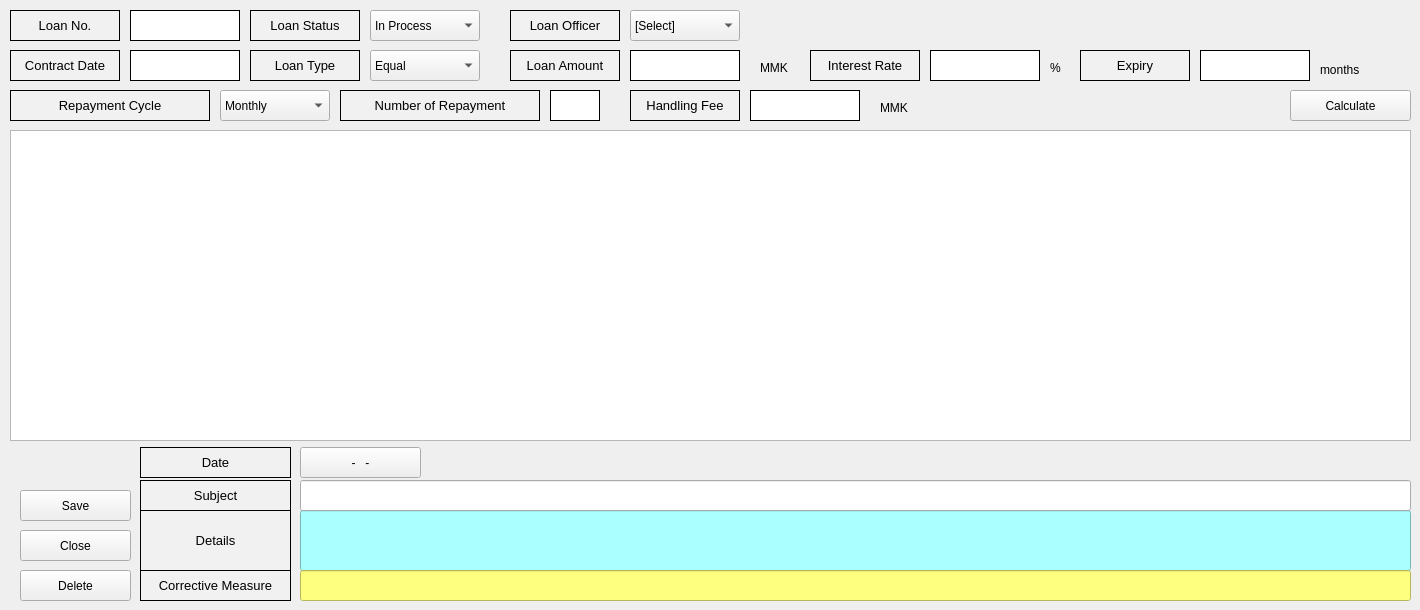
    <widget class="QWidget" name="tab_5">
     <attribute name="title">
      <string>Counseling Info</string>
     </attribute>
     <widget class="QTableWidget" name="tableWidget_6">
      <property name="geometry">
       <rect>
        <x>10</x>
        <y>130</y>
        <width>1401</width>
        <height>311</height>
       </rect>
      </property>
      <property name="minimumSize">
       <size>
        <width>1251</width>
        <height>0</height>
       </size>
      </property>
      <attribute name="horizontalHeaderVisible">
       <bool>false</bool>
      </attribute>
      <attribute name="horizontalHeaderCascadingSectionResizes">
       <bool>false</bool>
      </attribute>
      <attribute name="horizontalHeaderDefaultSectionSize">
       <number>150</number>
      </attribute>
      <column>
       <property name="text">
        <string/>
       </property>
      </column>
      <column>
       <property name="text">
        <string>상담일자</string>
       </property>
      </column>
      <column>
       <property name="text">
        <string>수신/발신</string>
       </property>
      </column>
      <column>
       <property name="text">
        <string>구분명</string>
       </property>
      </column>
      <column>
       <property name="text">
        <string>상담내용</string>
       </property>
      </column>
      <column>
       <property name="text">
        <string>조치사항</string>
       </property>
      </column>
      <column>
       <property name="text">
        <string>세부내용</string>
       </property>
      </column>
      <column>
       <property name="text">
        <string>등록자ID</string>
       </property>
      </column>
      <column>
       <property name="text">
        <string>등록일시</string>
       </property>
      </column>
     </widget>
     <widget class="QLabel" name="label_98">
      <property name="geometry">
       <rect>
        <x>140</x>
        <y>570</y>
        <width>151</width>
        <height>31</height>
       </rect>
      </property>
      <property name="font">
       <font>
        <pointsize>10</pointsize>
       </font>
      </property>
      <property name="styleSheet">
       <string notr="true">background-color:rgb(241, 241, 241)</string>
      </property>
      <property name="frameShape">
       <enum>QFrame::Box</enum>
      </property>
      <property name="text">
       <string>Corrective Measure</string>
      </property>
      <property name="alignment">
       <set>Qt::AlignCenter</set>
      </property>
     </widget>
     <widget class="QLineEdit" name="lineEdit_2">
      <property name="geometry">
       <rect>
        <x>300</x>
        <y>510</y>
        <width>1111</width>
        <height>61</height>
       </rect>
      </property>
      <property name="styleSheet">
       <string notr="true">background-color:rgb(170, 255, 255)</string>
      </property>
     </widget>
     <widget class="QLabel" name="label_104">
      <property name="geometry">
       <rect>
        <x>140</x>
        <y>447</y>
        <width>151</width>
        <height>31</height>
       </rect>
      </property>
      <property name="font">
       <font>
        <pointsize>10</pointsize>
       </font>
      </property>
      <property name="styleSheet">
       <string notr="true">background-color:rgb(241, 241, 241)</string>
      </property>
      <property name="frameShape">
       <enum>QFrame::Box</enum>
      </property>
      <property name="text">
       <string>Date</string>
      </property>
      <property name="alignment">
       <set>Qt::AlignCenter</set>
      </property>
     </widget>
     <widget class="QLineEdit" name="lineEdit">
      <property name="geometry">
       <rect>
        <x>300</x>
        <y>480</y>
        <width>1111</width>
        <height>31</height>
       </rect>
      </property>
     </widget>
     <widget class="QPushButton" name="pushButton_20">
      <property name="geometry">
       <rect>
        <x>20</x>
        <y>490</y>
        <width>111</width>
        <height>31</height>
       </rect>
      </property>
      <property name="text">
       <string>Save</string>
      </property>
     </widget>
     <widget class="QLabel" name="label_108">
      <property name="geometry">
       <rect>
        <x>140</x>
        <y>510</y>
        <width>151</width>
        <height>61</height>
       </rect>
      </property>
      <property name="font">
       <font>
        <pointsize>10</pointsize>
       </font>
      </property>
      <property name="styleSheet">
       <string notr="true">background-color:rgb(241, 241, 241)</string>
      </property>
      <property name="frameShape">
       <enum>QFrame::Box</enum>
      </property>
      <property name="text">
       <string>Details</string>
      </property>
      <property name="alignment">
       <set>Qt::AlignCenter</set>
      </property>
     </widget>
     <widget class="QPushButton" name="pushButton_3">
      <property name="geometry">
       <rect>
        <x>20</x>
        <y>570</y>
        <width>111</width>
        <height>31</height>
       </rect>
      </property>
      <property name="text">
       <string>Delete</string>
      </property>
     </widget>
     <widget class="QLabel" name="label_114">
      <property name="geometry">
       <rect>
        <x>140</x>
        <y>480</y>
        <width>151</width>
        <height>31</height>
       </rect>
      </property>
      <property name="font">
       <font>
        <pointsize>10</pointsize>
       </font>
      </property>
      <property name="styleSheet">
       <string notr="true">background-color:rgb(241, 241, 241)</string>
      </property>
      <property name="frameShape">
       <enum>QFrame::Box</enum>
      </property>
      <property name="text">
       <string>Subject</string>
      </property>
      <property name="alignment">
       <set>Qt::AlignCenter</set>
      </property>
     </widget>
     <widget class="QPushButton" name="pushButton_21">
      <property name="geometry">
       <rect>
        <x>20</x>
        <y>530</y>
        <width>111</width>
        <height>31</height>
       </rect>
      </property>
      <property name="text">
       <string>Close</string>
      </property>
     </widget>
     <widget class="QPushButton" name="pushButton_22">
      <property name="geometry">
       <rect>
        <x>300</x>
        <y>447</y>
        <width>121</width>
        <height>31</height>
       </rect>
      </property>
      <property name="text">
       <string>-   -</string>
      </property>
     </widget>
     <widget class="QLineEdit" name="lineEdit_3">
      <property name="geometry">
       <rect>
        <x>300</x>
        <y>570</y>
        <width>1111</width>
        <height>31</height>
       </rect>
      </property>
      <property name="styleSheet">
       <string notr="true">background-color:rgb(255, 255, 127)</string>
      </property>
     </widget>
     <widget class="QLabel" name="label_94">
      <property name="geometry">
       <rect>
        <x>630</x>
        <y>90</y>
        <width>110</width>
        <height>31</height>
       </rect>
      </property>
      <property name="minimumSize">
       <size>
        <width>110</width>
        <height>0</height>
       </size>
      </property>
      <property name="maximumSize">
       <size>
        <width>110</width>
        <height>16777215</height>
       </size>
      </property>
      <property name="font">
       <font>
        <pointsize>10</pointsize>
       </font>
      </property>
      <property name="styleSheet">
       <string notr="true">background-color:rgb(241, 241, 241)</string>
      </property>
      <property name="frameShape">
       <enum>QFrame::Box</enum>
      </property>
      <property name="text">
       <string>Handling Fee</string>
      </property>
      <property name="alignment">
       <set>Qt::AlignCenter</set>
      </property>
     </widget>
     <widget class="QPushButton" name="pushButton_24">
      <property name="geometry">
       <rect>
        <x>1290</x>
        <y>90</y>
        <width>121</width>
        <height>31</height>
       </rect>
      </property>
      <property name="text">
       <string>Calculate</string>
      </property>
     </widget>
     <widget class="QLabel" name="label_95">
      <property name="geometry">
       <rect>
        <x>130</x>
        <y>10</y>
        <width>110</width>
        <height>31</height>
       </rect>
      </property>
      <property name="minimumSize">
       <size>
        <width>110</width>
        <height>0</height>
       </size>
      </property>
      <property name="maximumSize">
       <size>
        <width>110</width>
        <height>16777215</height>
       </size>
      </property>
      <property name="styleSheet">
       <string notr="true">background-color:rgb(255, 255, 255)
</string>
      </property>
      <property name="frameShape">
       <enum>QFrame::Box</enum>
      </property>
      <property name="text">
       <string/>
      </property>
     </widget>
     <widget class="QLabel" name="label_96">
      <property name="geometry">
       <rect>
        <x>10</x>
        <y>10</y>
        <width>110</width>
        <height>31</height>
       </rect>
      </property>
      <property name="minimumSize">
       <size>
        <width>110</width>
        <height>0</height>
       </size>
      </property>
      <property name="maximumSize">
       <size>
        <width>110</width>
        <height>16777215</height>
       </size>
      </property>
      <property name="font">
       <font>
        <pointsize>10</pointsize>
       </font>
      </property>
      <property name="styleSheet">
       <string notr="true">background-color:rgb(241, 241, 241)</string>
      </property>
      <property name="frameShape">
       <enum>QFrame::Box</enum>
      </property>
      <property name="text">
       <string>Loan No.</string>
      </property>
      <property name="alignment">
       <set>Qt::AlignCenter</set>
      </property>
     </widget>
     <widget class="QLabel" name="label_97">
      <property name="geometry">
       <rect>
        <x>630</x>
        <y>50</y>
        <width>110</width>
        <height>31</height>
       </rect>
      </property>
      <property name="minimumSize">
       <size>
        <width>110</width>
        <height>0</height>
       </size>
      </property>
      <property name="maximumSize">
       <size>
        <width>110</width>
        <height>16777215</height>
       </size>
      </property>
      <property name="styleSheet">
       <string notr="true">background-color:rgb(255, 255, 255)
</string>
      </property>
      <property name="frameShape">
       <enum>QFrame::Box</enum>
      </property>
      <property name="text">
       <string/>
      </property>
     </widget>
     <widget class="QLabel" name="label_99">
      <property name="geometry">
       <rect>
        <x>510</x>
        <y>10</y>
        <width>110</width>
        <height>31</height>
       </rect>
      </property>
      <property name="minimumSize">
       <size>
        <width>110</width>
        <height>0</height>
       </size>
      </property>
      <property name="maximumSize">
       <size>
        <width>110</width>
        <height>16777215</height>
       </size>
      </property>
      <property name="font">
       <font>
        <pointsize>10</pointsize>
       </font>
      </property>
      <property name="styleSheet">
       <string notr="true">background-color:rgb(241, 241, 241)</string>
      </property>
      <property name="frameShape">
       <enum>QFrame::Box</enum>
      </property>
      <property name="text">
       <string>Loan Officer</string>
      </property>
      <property name="alignment">
       <set>Qt::AlignCenter</set>
      </property>
     </widget>
     <widget class="QComboBox" name="comboBox_14">
      <property name="geometry">
       <rect>
        <x>630</x>
        <y>10</y>
        <width>110</width>
        <height>31</height>
       </rect>
      </property>
      <property name="minimumSize">
       <size>
        <width>110</width>
        <height>0</height>
       </size>
      </property>
      <property name="maximumSize">
       <size>
        <width>110</width>
        <height>16777215</height>
       </size>
      </property>
      <property name="layoutDirection">
       <enum>Qt::LeftToRight</enum>
      </property>
      <item>
       <property name="text">
        <string>[Select]</string>
       </property>
      </item>
     </widget>
     <widget class="QLabel" name="label_100">
      <property name="geometry">
       <rect>
        <x>810</x>
        <y>50</y>
        <width>110</width>
        <height>31</height>
       </rect>
      </property>
      <property name="minimumSize">
       <size>
        <width>110</width>
        <height>0</height>
       </size>
      </property>
      <property name="maximumSize">
       <size>
        <width>110</width>
        <height>16777215</height>
       </size>
      </property>
      <property name="font">
       <font>
        <pointsize>10</pointsize>
       </font>
      </property>
      <property name="styleSheet">
       <string notr="true">background-color:rgb(241, 241, 241)</string>
      </property>
      <property name="frameShape">
       <enum>QFrame::Box</enum>
      </property>
      <property name="text">
       <string>Interest Rate</string>
      </property>
      <property name="alignment">
       <set>Qt::AlignCenter</set>
      </property>
     </widget>
     <widget class="QLabel" name="label_101">
      <property name="geometry">
       <rect>
        <x>10</x>
        <y>90</y>
        <width>200</width>
        <height>31</height>
       </rect>
      </property>
      <property name="minimumSize">
       <size>
        <width>200</width>
        <height>0</height>
       </size>
      </property>
      <property name="maximumSize">
       <size>
        <width>200</width>
        <height>16777215</height>
       </size>
      </property>
      <property name="font">
       <font>
        <pointsize>10</pointsize>
       </font>
      </property>
      <property name="styleSheet">
       <string notr="true">background-color:rgb(241, 241, 241)</string>
      </property>
      <property name="frameShape">
       <enum>QFrame::Box</enum>
      </property>
      <property name="text">
       <string>Repayment Cycle</string>
      </property>
      <property name="alignment">
       <set>Qt::AlignCenter</set>
      </property>
     </widget>
     <widget class="QLabel" name="label_102">
      <property name="geometry">
       <rect>
        <x>760</x>
        <y>60</y>
        <width>41</width>
        <height>16</height>
       </rect>
      </property>
      <property name="text">
       <string>MMK</string>
      </property>
     </widget>
     <widget class="QComboBox" name="comboBox_15">
      <property name="geometry">
       <rect>
        <x>370</x>
        <y>10</y>
        <width>110</width>
        <height>31</height>
       </rect>
      </property>
      <property name="minimumSize">
       <size>
        <width>110</width>
        <height>0</height>
       </size>
      </property>
      <property name="maximumSize">
       <size>
        <width>110</width>
        <height>16777215</height>
       </size>
      </property>
      <property name="layoutDirection">
       <enum>Qt::LeftToRight</enum>
      </property>
      <item>
       <property name="text">
        <string>In Process</string>
       </property>
      </item>
      <item>
       <property name="text">
        <string>연체</string>
       </property>
      </item>
     </widget>
     <widget class="QLabel" name="label_103">
      <property name="geometry">
       <rect>
        <x>930</x>
        <y>50</y>
        <width>110</width>
        <height>31</height>
       </rect>
      </property>
      <property name="minimumSize">
       <size>
        <width>110</width>
        <height>0</height>
       </size>
      </property>
      <property name="maximumSize">
       <size>
        <width>110</width>
        <height>16777215</height>
       </size>
      </property>
      <property name="styleSheet">
       <string notr="true">background-color:rgb(255, 255, 255)
</string>
      </property>
      <property name="frameShape">
       <enum>QFrame::Box</enum>
      </property>
      <property name="text">
       <string/>
      </property>
     </widget>
     <widget class="QLabel" name="label_105">
      <property name="geometry">
       <rect>
        <x>510</x>
        <y>50</y>
        <width>110</width>
        <height>31</height>
       </rect>
      </property>
      <property name="minimumSize">
       <size>
        <width>110</width>
        <height>0</height>
       </size>
      </property>
      <property name="maximumSize">
       <size>
        <width>110</width>
        <height>16777215</height>
       </size>
      </property>
      <property name="font">
       <font>
        <pointsize>10</pointsize>
       </font>
      </property>
      <property name="styleSheet">
       <string notr="true">background-color:rgb(241, 241, 241)</string>
      </property>
      <property name="frameShape">
       <enum>QFrame::Box</enum>
      </property>
      <property name="text">
       <string>Loan Amount</string>
      </property>
      <property name="alignment">
       <set>Qt::AlignCenter</set>
      </property>
     </widget>
     <widget class="QLabel" name="label_106">
      <property name="geometry">
       <rect>
        <x>1080</x>
        <y>50</y>
        <width>110</width>
        <height>31</height>
       </rect>
      </property>
      <property name="minimumSize">
       <size>
        <width>110</width>
        <height>0</height>
       </size>
      </property>
      <property name="maximumSize">
       <size>
        <width>110</width>
        <height>16777215</height>
       </size>
      </property>
      <property name="font">
       <font>
        <pointsize>10</pointsize>
       </font>
      </property>
      <property name="styleSheet">
       <string notr="true">background-color:rgb(241, 241, 241)</string>
      </property>
      <property name="frameShape">
       <enum>QFrame::Box</enum>
      </property>
      <property name="text">
       <string>Expiry</string>
      </property>
      <property name="alignment">
       <set>Qt::AlignCenter</set>
      </property>
     </widget>
     <widget class="QLabel" name="label_107">
      <property name="geometry">
       <rect>
        <x>880</x>
        <y>100</y>
        <width>41</width>
        <height>16</height>
       </rect>
      </property>
      <property name="text">
       <string>MMK</string>
      </property>
     </widget>
     <widget class="QLabel" name="label_109">
      <property name="geometry">
       <rect>
        <x>10</x>
        <y>50</y>
        <width>110</width>
        <height>31</height>
       </rect>
      </property>
      <property name="minimumSize">
       <size>
        <width>110</width>
        <height>0</height>
       </size>
      </property>
      <property name="maximumSize">
       <size>
        <width>110</width>
        <height>16777215</height>
       </size>
      </property>
      <property name="font">
       <font>
        <pointsize>10</pointsize>
       </font>
      </property>
      <property name="styleSheet">
       <string notr="true">background-color:rgb(241, 241, 241)</string>
      </property>
      <property name="frameShape">
       <enum>QFrame::Box</enum>
      </property>
      <property name="text">
       <string>Contract Date</string>
      </property>
      <property name="alignment">
       <set>Qt::AlignCenter</set>
      </property>
     </widget>
     <widget class="QLabel" name="label_110">
      <property name="geometry">
       <rect>
        <x>750</x>
        <y>90</y>
        <width>110</width>
        <height>31</height>
       </rect>
      </property>
      <property name="minimumSize">
       <size>
        <width>110</width>
        <height>0</height>
       </size>
      </property>
      <property name="maximumSize">
       <size>
        <width>110</width>
        <height>16777215</height>
       </size>
      </property>
      <property name="styleSheet">
       <string notr="true">background-color:rgb(255, 255, 255)
</string>
      </property>
      <property name="frameShape">
       <enum>QFrame::Box</enum>
      </property>
      <property name="text">
       <string/>
      </property>
     </widget>
     <widget class="QComboBox" name="comboBox_16">
      <property name="geometry">
       <rect>
        <x>220</x>
        <y>90</y>
        <width>110</width>
        <height>31</height>
       </rect>
      </property>
      <property name="minimumSize">
       <size>
        <width>110</width>
        <height>0</height>
       </size>
      </property>
      <property name="maximumSize">
       <size>
        <width>110</width>
        <height>16777215</height>
       </size>
      </property>
      <property name="layoutDirection">
       <enum>Qt::LeftToRight</enum>
      </property>
      <item>
       <property name="text">
        <string>Monthly</string>
       </property>
      </item>
      <item>
       <property name="text">
        <string>4 Week</string>
       </property>
      </item>
      <item>
       <property name="text">
        <string>2 Week</string>
       </property>
      </item>
      <item>
       <property name="text">
        <string>Weekly</string>
       </property>
      </item>
     </widget>
     <widget class="QLabel" name="label_111">
      <property name="geometry">
       <rect>
        <x>250</x>
        <y>10</y>
        <width>110</width>
        <height>31</height>
       </rect>
      </property>
      <property name="minimumSize">
       <size>
        <width>110</width>
        <height>0</height>
       </size>
      </property>
      <property name="maximumSize">
       <size>
        <width>110</width>
        <height>16777215</height>
       </size>
      </property>
      <property name="font">
       <font>
        <pointsize>10</pointsize>
       </font>
      </property>
      <property name="styleSheet">
       <string notr="true">background-color:rgb(241, 241, 241)</string>
      </property>
      <property name="frameShape">
       <enum>QFrame::Box</enum>
      </property>
      <property name="text">
       <string>Loan Status</string>
      </property>
      <property name="alignment">
       <set>Qt::AlignCenter</set>
      </property>
     </widget>
     <widget class="QComboBox" name="comboBox_17">
      <property name="geometry">
       <rect>
        <x>370</x>
        <y>50</y>
        <width>110</width>
        <height>31</height>
       </rect>
      </property>
      <property name="minimumSize">
       <size>
        <width>110</width>
        <height>0</height>
       </size>
      </property>
      <property name="maximumSize">
       <size>
        <width>110</width>
        <height>16777215</height>
       </size>
      </property>
      <property name="layoutDirection">
       <enum>Qt::LeftToRight</enum>
      </property>
      <item>
       <property name="text">
        <string>Equal</string>
       </property>
      </item>
      <item>
       <property name="text">
        <string>Equal Principal</string>
       </property>
      </item>
      <item>
       <property name="text">
        <string>Bullet</string>
       </property>
      </item>
     </widget>
     <widget class="QLabel" name="label_112">
      <property name="geometry">
       <rect>
        <x>1200</x>
        <y>50</y>
        <width>110</width>
        <height>31</height>
       </rect>
      </property>
      <property name="minimumSize">
       <size>
        <width>110</width>
        <height>0</height>
       </size>
      </property>
      <property name="maximumSize">
       <size>
        <width>110</width>
        <height>16777215</height>
       </size>
      </property>
      <property name="styleSheet">
       <string notr="true">background-color:rgb(255, 255, 255)
</string>
      </property>
      <property name="frameShape">
       <enum>QFrame::Box</enum>
      </property>
      <property name="text">
       <string/>
      </property>
     </widget>
     <widget class="QLabel" name="label_113">
      <property name="geometry">
       <rect>
        <x>550</x>
        <y>90</y>
        <width>50</width>
        <height>31</height>
       </rect>
      </property>
      <property name="minimumSize">
       <size>
        <width>50</width>
        <height>0</height>
       </size>
      </property>
      <property name="maximumSize">
       <size>
        <width>50</width>
        <height>16777215</height>
       </size>
      </property>
      <property name="styleSheet">
       <string notr="true">background-color:rgb(255, 255, 255)
</string>
      </property>
      <property name="frameShape">
       <enum>QFrame::Box</enum>
      </property>
      <property name="text">
       <string/>
      </property>
     </widget>
     <widget class="QLabel" name="label_115">
      <property name="geometry">
       <rect>
        <x>1320</x>
        <y>60</y>
        <width>41</width>
        <height>20</height>
       </rect>
      </property>
      <property name="text">
       <string>months</string>
      </property>
     </widget>
     <widget class="QLabel" name="label_116">
      <property name="geometry">
       <rect>
        <x>130</x>
        <y>50</y>
        <width>110</width>
        <height>31</height>
       </rect>
      </property>
      <property name="minimumSize">
       <size>
        <width>110</width>
        <height>0</height>
       </size>
      </property>
      <property name="maximumSize">
       <size>
        <width>110</width>
        <height>16777215</height>
       </size>
      </property>
      <property name="styleSheet">
       <string notr="true">background-color:rgb(255, 255, 255)
</string>
      </property>
      <property name="frameShape">
       <enum>QFrame::Box</enum>
      </property>
      <property name="text">
       <string/>
      </property>
     </widget>
     <widget class="QLabel" name="label_117">
      <property name="geometry">
       <rect>
        <x>250</x>
        <y>50</y>
        <width>110</width>
        <height>31</height>
       </rect>
      </property>
      <property name="minimumSize">
       <size>
        <width>110</width>
        <height>0</height>
       </size>
      </property>
      <property name="maximumSize">
       <size>
        <width>110</width>
        <height>16777215</height>
       </size>
      </property>
      <property name="font">
       <font>
        <pointsize>10</pointsize>
       </font>
      </property>
      <property name="styleSheet">
       <string notr="true">background-color:rgb(241, 241, 241)</string>
      </property>
      <property name="frameShape">
       <enum>QFrame::Box</enum>
      </property>
      <property name="text">
       <string>Loan Type</string>
      </property>
      <property name="alignment">
       <set>Qt::AlignCenter</set>
      </property>
     </widget>
     <widget class="QLabel" name="label_118">
      <property name="geometry">
       <rect>
        <x>340</x>
        <y>90</y>
        <width>200</width>
        <height>31</height>
       </rect>
      </property>
      <property name="minimumSize">
       <size>
        <width>200</width>
        <height>0</height>
       </size>
      </property>
      <property name="maximumSize">
       <size>
        <width>200</width>
        <height>16777215</height>
       </size>
      </property>
      <property name="font">
       <font>
        <pointsize>10</pointsize>
       </font>
      </property>
      <property name="styleSheet">
       <string notr="true">background-color:rgb(241, 241, 241)</string>
      </property>
      <property name="frameShape">
       <enum>QFrame::Box</enum>
      </property>
      <property name="text">
       <string>Number of Repayment</string>
      </property>
      <property name="alignment">
       <set>Qt::AlignCenter</set>
      </property>
     </widget>
     <widget class="QLabel" name="label_119">
      <property name="geometry">
       <rect>
        <x>1050</x>
        <y>60</y>
        <width>16</width>
        <height>16</height>
       </rect>
      </property>
      <property name="text">
       <string>%</string>
      </property>
     </widget>
    </widget>
